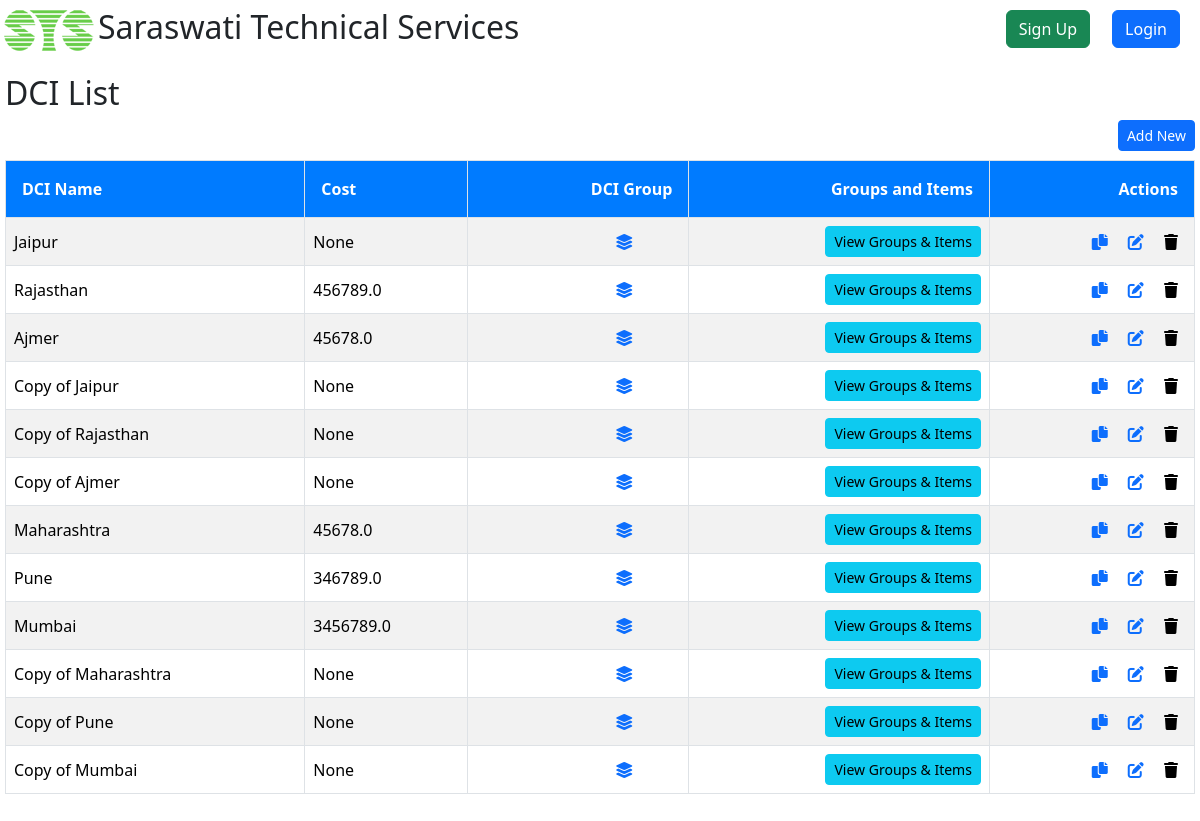
Page /dci/dciList on the earlier database version.
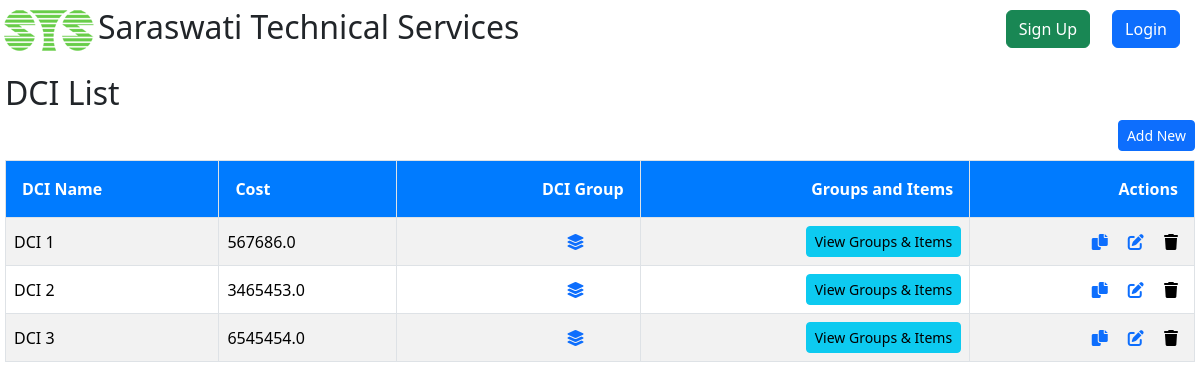
Same page on the later database version.
### DCI/models.py (models this page shows, shortened)
class DCI(models.Model):
    name = models.CharField(max_length=30, blank=True, null=True)
    cost = models.FloatField(blank=True,null=True)

### DCI/views.py (the view)
# urls.py: path('dciList', views.dciList, name='dciList'),
def dciList(request):
    dci = DCI.objects.all()
    context = {"dci": dci}
    return render(request, "dci/dciList.html", context)

### DCI/templates/dci/dciList.html (shortened to what this page needs)
{% extends 'registration/base.html' %}
{% block content %}
  <h2>DCI List</h2>
  <a href="{% url 'dciCreateView' %}">
    <button type="button" class="btn btn-primary btn-sm" style="float:right;">Add New</button>
  </a>
  <table class="table table-striped table-hover">
    <thead>
      <tr class="m-5 p-8 text-center">
        <th class="text-start border">DCI Name</th>
        <th class="text-start border">Cost</th>
        <th class="text-end  border">DCI Group</th>
        <th class="text-end  border">Groups and Items</th>
        <th class="text-end border">Actions</th>
      </tr>
    </thead>
    <tbody>
      {% for dc in dci %}
        <tr class="text-center">
          <td class="border text-start">{{ dc.name }}</td>
          <td class="border text-start">{{dc.cost}}</td>
          <td class="border text-end">
            <a href="{% url 'dciOfDciGroup' dc.id %}" class="mx-5" data-bs-toggle="tooltip" title="View DCI Groups">
              <i class="fas fa-layer-group"></i>
            </a>
          </td>
          <td class="border text-end">
            <a href="{% url 'dciGroupsAndItems' dc.id %}" class="btn btn-info btn-sm" data-bs-toggle="tooltip" title="DCI Groups & Items">
              View Groups & Items
            </a>
          </td>
          <td class="border text-end ">
            <div>
              <a href="{% url 'copyDci' dc.id %}" class="mx-2" data-bs-toggle="tooltip" title="Copy DCI"><i class="fas fa-copy"></i></a>
              <a href="{% url 'dciUpdateView' dc.id %}" class="mx-2" data-bs-toggle="tooltip" title="Edit DCI"><i class="fas fa-edit"></i></a>
              <form action="{% url 'dciDeleteView' dc.id %}" method="post" style="display:inline;" id="delete-form-{{ dc.id }}">
                <button type="submit" class="mx-2" style="border:none; background:none; padding:0;" data-bs-toggle="tooltip" title="Delete DCI">
                  <i class="fas fa-trash"></i>
                </button>
              </form>
            </div>
          </td>
        </tr>
      {% endfor %}
    </tbody>
  </table>
{% endblock %}

Differences in the rows shown:
removed DCI: name "Jaipur", cost "None"
removed DCI: name "Rajasthan", cost "456789.0"
removed DCI: name "Ajmer", cost "45678.0"
removed DCI: name "Copy of Jaipur", cost "None"
removed DCI: name "Copy of Rajasthan", cost "None"
removed DCI: name "Copy of Ajmer", cost "None"
removed DCI: name "Maharashtra", cost "45678.0"
removed DCI: name "Pune", cost "346789.0"
removed DCI: name "Mumbai", cost "3456789.0"
removed DCI: name "Copy of Maharashtra", cost "None"
removed DCI: name "Copy of Pune", cost "None"
removed DCI: name "Copy of Mumbai", cost "None"
added DCI: name "DCI 1", cost "567686.0"
added DCI: name "DCI 2", cost "3465453.0"
added DCI: name "DCI 3", cost "6545454.0"
